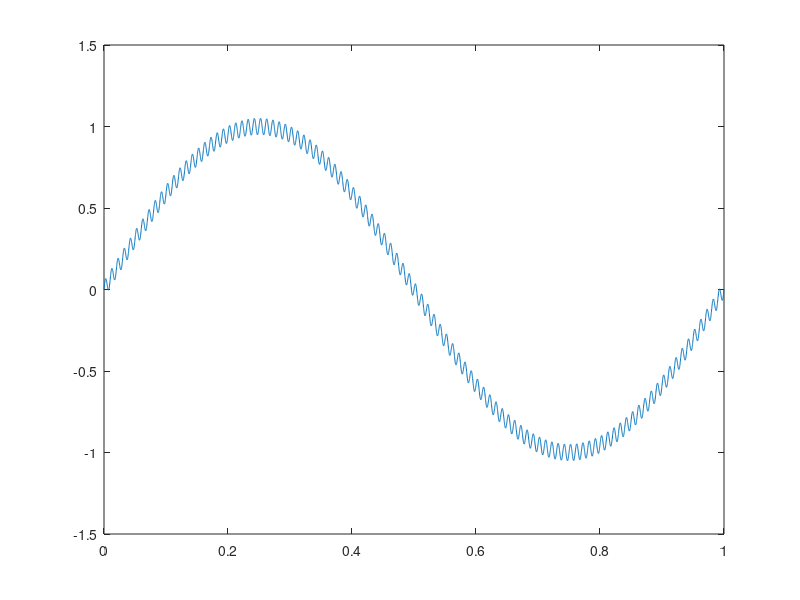
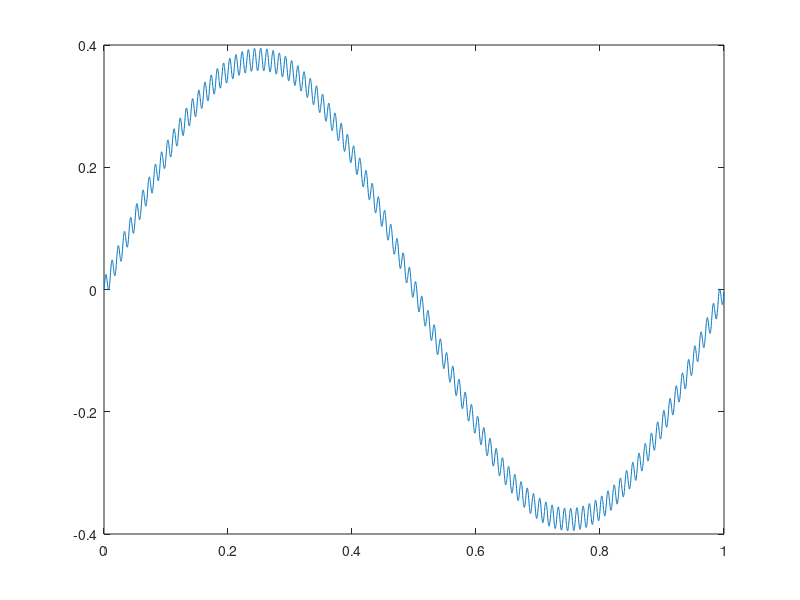

MATLAB code for these plots, in order:

clearvars;
a1=0.5792;
b1=0.1584;
h2r=2*pi;
tstop=1;
fs=5000;
dt=1/fs;
t=(0:dt:tstop)';
nfreq=100;

k=0.05;
sig1=sin(t*h2r);
sig2=k*sin(nfreq*t*h2r);
noise=sig1+sig2;

b0=0.01;
a0=0.09;

figure(1);
plot(t,noise);
hold on;

hold off
y=filter(b1,[1 -a1],noise);
figure(2);plot(t,y)
hold on;
%plot(tfil,yfil);
hold off